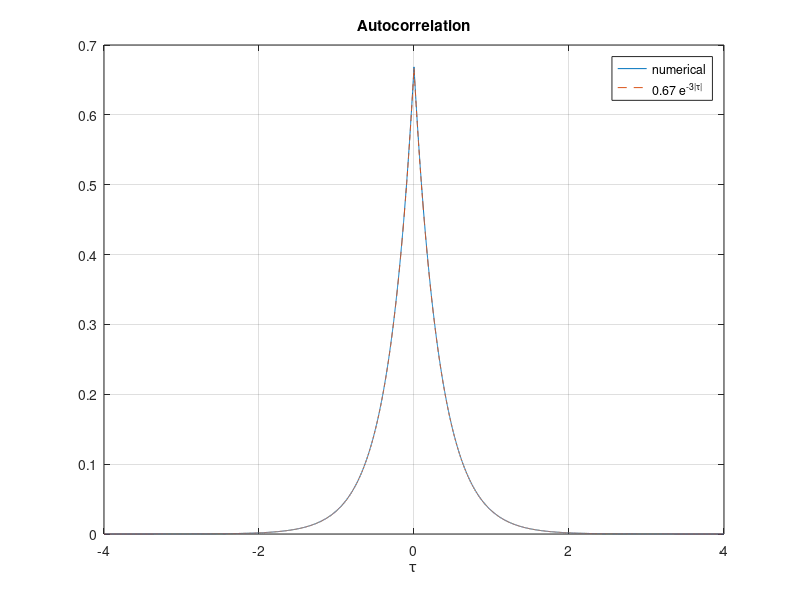

Here is the MATLAB script that generated this plot:
% Signals and Systems — Step Response and Correlation
%title: Step Response and Correlation
%ar-title: استجابة الخطوة والارتباط
%lesson: ss-ch2-5
%course: signals-systems

%% Step response = running integral of h
%ar: s(t) = ∫ h(τ) dτ من −∞ إلى t. عدديًا: cumsum(h)*dt. لـ h = e^{−2t}u(t): s = (1 − e^{−2t})/2.
dt = 1e-3; t = 0:dt:4; h = exp(-2*t);
s = cumsum(h)*dt; sf = (1 - exp(-2*t))/2;
fprintf('max error = %.4f\n', max(abs(s - sf)))
%check: max(abs(s - sf)) < 2e-3

%% Autocorrelation of 2e^{-3t}u(t)
%ar: R(τ) = ∫ x(t) x(t + τ) dt = التفاف x مع x معكوسة. Signal Toolbox فيه xcorr، لكن conv مع fliplr تكفي وتعمل في كل نسخ MATLAB.
dt = 1e-3; t = 0:dt:4; x = 2*exp(-3*t);
R = conv(x, fliplr(x))*dt; tau = (-(numel(t)-1):(numel(t)-1))*dt;
Rf = (4/6)*exp(-3*abs(tau));
fprintf('R(0) = %.4f (energy = %.4f), max error = %.4f\n', R(tau == 0), 4/6, max(abs(R - Rf)))
plot(tau, R, tau, Rf, '--'); grid on; xlabel('\tau'); legend('numerical', '0.67 e^{-3|\tau|}'); title('Autocorrelation')
%check: max(abs(R - Rf)) < 5e-3

%% Cross-correlation finds a delay
%ar: y هي x مزاحة 1.5. قمة الارتباط المتبادل تقع عند التأخير. هذا مبدأ الرادار وقياس المسافة بالصدى.
t = -1:dt:5;
xp = double(t >= 0 & t < 1); yp = double(t >= 1.5 & t < 2.5);
Rxy = conv(yp, fliplr(xp))*dt; lag = (-(numel(t)-1):(numel(t)-1))*dt;
[pk, k] = max(Rxy);
fprintf('peak %.3f at lag %.3f s\n', pk, lag(k))
%check: abs(lag(k) - 1.5) < 2e-3

%%! Project idea: a sonar distance meter
%ar: مشروع: أرسل نبضة، واستقبل صداها مع ضوضاء، واحسب التأخير من قمة الارتباط، ثم المسافة = سرعة الصوت × التأخير / 2.
rng(5); fs = 10e3; tt = 0:1/fs:0.1; pulse = sin(2*pi*2e3*tt(1:50));
delay = 0.0234; rx = zeros(size(tt)); i0 = round(delay*fs);
rx(i0+1:i0+50) = 0.4*pulse; rx = rx + 0.1*randn(size(tt));
c = conv(rx, fliplr(pulse)); [~, k] = max(c); d_est = (k - 50)/fs;
fprintf('estimated delay %.4f s -> distance %.2f m (true %.2f m)\n', d_est, 343*d_est/2, 343*delay/2)
